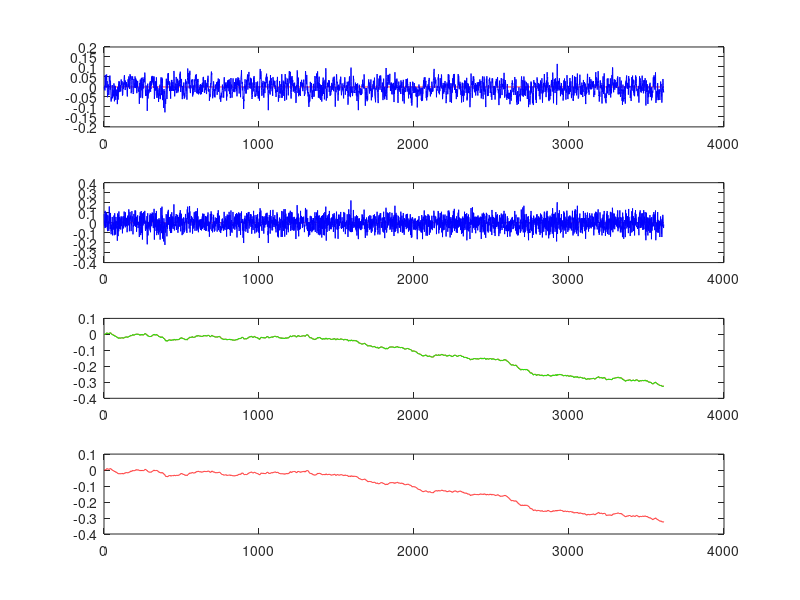

MATLAB code for this plot:
clear;
Z = load('jj.txt')';
length = size(Z);
temp(1) = 0;
num_sample = length(2);
S = 1:num_sample;
a = 1;
c = 1;
w(1) = 1;
w = randn(1,num_sample);

v = randn(1,num_sample);
for N = 2:num_sample
   temp(N) = 0; 
end

Dv = (std(v))^2;
Dw = (std(w))^2;
P2(1) = 0;
out(1) = 0;
%Z = c*temp + v;

%Z = Z-mean(Z(a:num_sample));
Dv = (std(Z))^2;
Dw = 0.001;
pos = 0;
pos2 = 0;

for N = 2:num_sample
   P1(N) = a.^2*P2(N-1) + Dw;
   K(N) = P1(N)*c/(P1(N)*c.^2+Dv);
   out(N)=a*out(N-1)+K(N)*(Z(N)-c*out(N-1));
   P2(N) =P1(N)-c*K(N)*P1(N);
   pos(N) = pos(N-1)+out(N)*0.02;
   pos2(N) = pos2(N-1)+Z(N)*0.02;
end
figure(1)
subplot(4,1,1);
plot(S,temp,'r',S,out,'b');
subplot(4,1,2);
plot(S,temp,'r',S,Z,'b');
subplot(4,1,3);
plot(S,pos,'r',S,pos2,'g')

Dv = std(pos)^2;
Z = pos;

P1(1)=0;
K(N) = 0;
out(1) = 0;
p2(1) = 0;

for N = 2:num_sample
   P1(N) = a.^2*P2(N-1) + 0.0005;
   K(N) = P1(N)*c/(P1(N)*c.^2+Dv);
   out(N)=a*out(N-1)+K(N)*(Z(N)-c*out(N-1));
   P2(N) =P1(N)-c*K(N)*P1(N);
end

subplot(4,1,4);
plot(S,pos,'r');